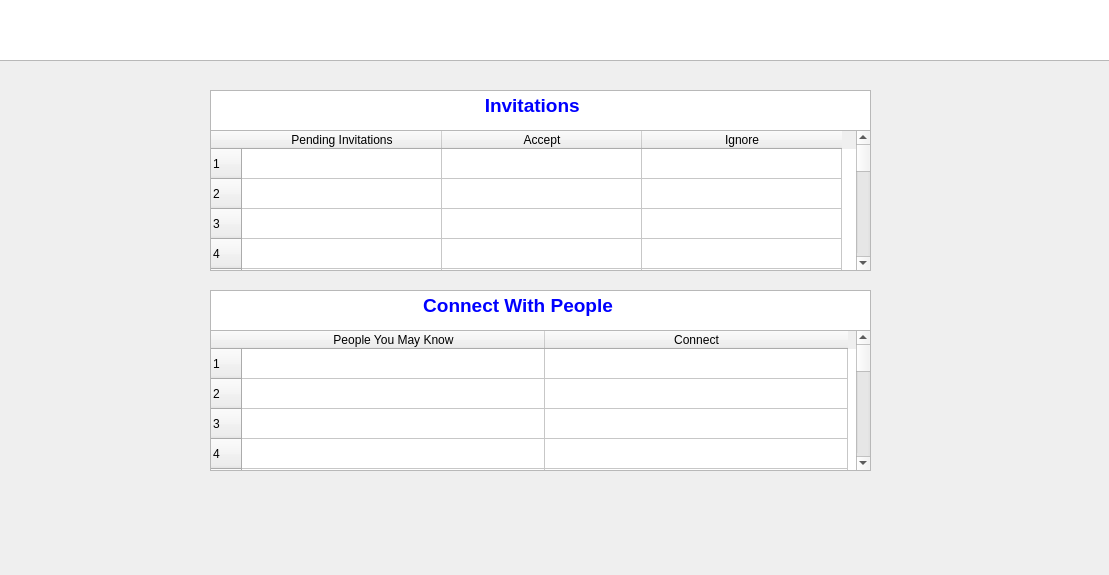
<?xml version="1.0" encoding="UTF-8"?>
<ui version="4.0">
 <class>Dialog</class>
 <widget class="QDialog" name="Dialog">
  <property name="geometry">
   <rect>
    <x>0</x>
    <y>0</y>
    <width>1109</width>
    <height>575</height>
   </rect>
  </property>
  <property name="windowTitle">
   <string>Dialog</string>
  </property>
  <widget class="QGraphicsView" name="graphicsView">
   <property name="geometry">
    <rect>
     <x>-90</x>
     <y>-90</y>
     <width>1361</width>
     <height>151</height>
    </rect>
   </property>
  </widget>
  <widget class="QLabel" name="label">
   <property name="geometry">
    <rect>
     <x>60</x>
     <y>-5</y>
     <width>101</width>
     <height>71</height>
    </rect>
   </property>
   <property name="styleSheet">
    <string notr="true">image: url(:/newPrefix/homelinkedin.jpg);</string>
   </property>
   <property name="text">
    <string/>
   </property>
  </widget>
  <widget class="QLabel" name="label_2">
   <property name="geometry">
    <rect>
     <x>350</x>
     <y>0</y>
     <width>71</width>
     <height>61</height>
    </rect>
   </property>
   <property name="styleSheet">
    <string notr="true">image: url(:/newPrefix/homepic.jpg);</string>
   </property>
   <property name="text">
    <string/>
   </property>
  </widget>
  <widget class="QLabel" name="label_3">
   <property name="geometry">
    <rect>
     <x>510</x>
     <y>0</y>
     <width>91</width>
     <height>61</height>
    </rect>
   </property>
   <property name="styleSheet">
    <string notr="true">image: url(:/newPrefix/networkpic.jpg);</string>
   </property>
   <property name="text">
    <string/>
   </property>
  </widget>
  <widget class="QLabel" name="label_4">
   <property name="geometry">
    <rect>
     <x>680</x>
     <y>0</y>
     <width>91</width>
     <height>61</height>
    </rect>
   </property>
   <property name="styleSheet">
    <string notr="true">image: url(:/newPrefix/messagepic.jpg);</string>
   </property>
   <property name="text">
    <string/>
   </property>
  </widget>
  <widget class="QLabel" name="label_5">
   <property name="geometry">
    <rect>
     <x>860</x>
     <y>0</y>
     <width>81</width>
     <height>61</height>
    </rect>
   </property>
   <property name="styleSheet">
    <string notr="true">image: url(:/newPrefix/profilepic.jpg);</string>
   </property>
   <property name="text">
    <string/>
   </property>
  </widget>
  <widget class="QTableWidget" name="tableWidget">
   <property name="geometry">
    <rect>
     <x>210</x>
     <y>130</y>
     <width>661</width>
     <height>141</height>
    </rect>
   </property>
   <property name="rowCount">
    <number>1000</number>
   </property>
   <attribute name="horizontalHeaderDefaultSectionSize">
    <number>200</number>
   </attribute>
   <row/>
   <row/>
   <row/>
   <row/>
   <row/>
   <row/>
   <row/>
   <row/>
   <row/>
   <row/>
   <row/>
   <row/>
   <row/>
   <row/>
   <row/>
   <row/>
   <row/>
   <row/>
   <row/>
   <row/>
   <row/>
   <row/>
   <row/>
   <row/>
   <row/>
   <row/>
   <row/>
   <row/>
   <row/>
   <row/>
   <row/>
   <row/>
   <row/>
   <row/>
   <row/>
   <row/>
   <row/>
   <row/>
   <row/>
   <row/>
   <row/>
   <row/>
   <row/>
   <row/>
   <row/>
   <row/>
   <row/>
   <row/>
   <row/>
   <row/>
   <row/>
   <row/>
   <row/>
   <row/>
   <row/>
   <row/>
   <row/>
   <row/>
   <row/>
   <row/>
   <row/>
   <row/>
   <row/>
   <row/>
   <row/>
   <row/>
   <row/>
   <row/>
   <row/>
   <row/>
   <row/>
   <row/>
   <row/>
   <row/>
   <row/>
   <row/>
   <row/>
   <row/>
   <row/>
   <row/>
   <row/>
   <row/>
   <row/>
   <row/>
   <row/>
   <row/>
   <row/>
   <row/>
   <row/>
   <row/>
   <row/>
   <row/>
   <row/>
   <row/>
   <row/>
   <row/>
   <row/>
   <row/>
   <row/>
   <row/>
   <row/>
   <row/>
   <row/>
   <row/>
   <row/>
   <row/>
   <row/>
   <row/>
   <row/>
   <row/>
   <row/>
   <row/>
   <row/>
   <row/>
   <row/>
   <row/>
   <row/>
   <row/>
   <row/>
   <row/>
   <row/>
   <row/>
   <row/>
   <row/>
   <row/>
   <row/>
   <row/>
   <row/>
   <row/>
   <row/>
   <row/>
   <row/>
   <row/>
   <row/>
   <row/>
   <row/>
   <row/>
   <row/>
   <row/>
   <row/>
   <row/>
   <row/>
   <row/>
   <row/>
   <row/>
   <row/>
   <row/>
   <row/>
   <row/>
   <row/>
   <row/>
   <row/>
   <row/>
   <row/>
   <row/>
   <row/>
   <row/>
   <row/>
   <row/>
   <row/>
   <row/>
   <row/>
   <row/>
   <row/>
   <row/>
   <row/>
   <row/>
   <row/>
   <row/>
   <row/>
   <row/>
   <row/>
   <row/>
   <row/>
   <row/>
   <row/>
   <row/>
   <row/>
   <row/>
   <row/>
   <row/>
   <row/>
   <row/>
   <row/>
   <row/>
   <row/>
   <row/>
   <row/>
   <row/>
   <row/>
   <row/>
   <row/>
   <row/>
   <row/>
   <row/>
   <row/>
   <row/>
   <row/>
   <row/>
   <row/>
   <row/>
   <row/>
   <row/>
   <row/>
   <row/>
   <row/>
   <row/>
   <row/>
   <row/>
   <row/>
   <row/>
   <row/>
   <row/>
   <row/>
   <row/>
   <row/>
   <row/>
   <row/>
   <row/>
   <row/>
   <row/>
   <row/>
   <row/>
   <row/>
   <row/>
   <row/>
   <row/>
   <row/>
   <row/>
   <row/>
   <row/>
   <row/>
   <row/>
   <row/>
   <row/>
   <row/>
   <row/>
   <row/>
   <row/>
   <row/>
   <row/>
   <row/>
   <row/>
   <row/>
   <row/>
   <row/>
   <row/>
   <row/>
   <row/>
   <row/>
   <row/>
   <row/>
   <row/>
   <row/>
   <row/>
   <row/>
   <row/>
   <row/>
   <row/>
   <row/>
   <row/>
   <row/>
   <row/>
   <row/>
   <row/>
   <row/>
   <row/>
   <row/>
   <row/>
   <row/>
   <row/>
   <row/>
   <row/>
   <row/>
   <row/>
   <row/>
   <row/>
   <row/>
   <row/>
   <row/>
   <row/>
   <row/>
   <row/>
   <row/>
   <row/>
   <row/>
   <row/>
   <row/>
   <row/>
   <row/>
   <row/>
   <row/>
   <row/>
   <row/>
   <row/>
   <row/>
   <row/>
   <row/>
   <row/>
   <row/>
   <row/>
   <row/>
   <row/>
   <row/>
   <row/>
   <row/>
   <row/>
   <row/>
   <row/>
   <row/>
   <row/>
   <row/>
   <row/>
   <row/>
   <row/>
   <row/>
   <row/>
   <row/>
   <row/>
   <row/>
   <row/>
   <row/>
   <row/>
   <row/>
   <row/>
   <row/>
   <row/>
   <row/>
   <row/>
   <row/>
   <row/>
   <row/>
   <row/>
   <row/>
   <row/>
   <row/>
   <row/>
   <row/>
   <row/>
   <row/>
   <row/>
   <row/>
   <row/>
   <row/>
   <row/>
   <row/>
   <row/>
   <row/>
   <row/>
   <row/>
   <row/>
   <row/>
   <row/>
   <row/>
   <row/>
   <row/>
   <row/>
   <row/>
   <row/>
   <row/>
   <row/>
   <row/>
   <row/>
   <row/>
   <row/>
   <row/>
   <row/>
   <row/>
   <row/>
   <row/>
   <row/>
   <row/>
   <row/>
   <row/>
   <row/>
   <row/>
   <row/>
   <row/>
   <row/>
   <row/>
   <row/>
   <row/>
   <row/>
   <row/>
   <row/>
   <row/>
   <row/>
   <row/>
   <row/>
   <row/>
   <row/>
   <row/>
   <row/>
   <row/>
   <row/>
   <row/>
   <row/>
   <row/>
   <row/>
   <row/>
   <row/>
   <row/>
   <row/>
   <row/>
   <row/>
   <row/>
   <row/>
   <row/>
   <row/>
   <row/>
   <row/>
   <row/>
   <row/>
   <row/>
   <row/>
   <row/>
   <row/>
   <row/>
   <row/>
   <row/>
   <row/>
   <row/>
   <row/>
   <row/>
   <row/>
   <row/>
   <row/>
   <row/>
   <row/>
   <row/>
   <row/>
   <row/>
   <row/>
   <row/>
   <row/>
   <row/>
   <row/>
   <row/>
   <row/>
   <row/>
   <row/>
   <row/>
   <row/>
   <row/>
   <row/>
   <row/>
   <row/>
   <row/>
   <row/>
   <row/>
   <row/>
   <row/>
   <row/>
   <row/>
   <row/>
   <row/>
   <row/>
   <row/>
   <row/>
   <row/>
   <row/>
   <row/>
   <row/>
   <row/>
   <row/>
   <row/>
   <row/>
   <row/>
   <row/>
   <row/>
   <row/>
   <row/>
   <row/>
   <row/>
   <row/>
   <row/>
   <row/>
   <row/>
   <row/>
   <row/>
   <row/>
   <row/>
   <row/>
   <row/>
   <row/>
   <row/>
   <row/>
   <row/>
   <row/>
   <row/>
   <row/>
   <row/>
   <row/>
   <row/>
   <row/>
   <row/>
   <row/>
   <row/>
   <row/>
   <row/>
   <row/>
   <row/>
   <row/>
   <row/>
   <row/>
   <row/>
   <row/>
   <row/>
   <row/>
   <row/>
   <row/>
   <row/>
   <row/>
   <row/>
   <row/>
   <row/>
   <row/>
   <row/>
   <row/>
   <row/>
   <row/>
   <row/>
   <row/>
   <row/>
   <row/>
   <row/>
   <row/>
   <row/>
   <row/>
   <row/>
   <row/>
   <row/>
   <row/>
   <row/>
   <row/>
   <row/>
   <row/>
   <row/>
   <row/>
   <row/>
   <row/>
   <row/>
   <row/>
   <row/>
   <row/>
   <row/>
   <row/>
   <row/>
   <row/>
   <row/>
   <row/>
   <row/>
   <row/>
   <row/>
   <row/>
   <row/>
   <row/>
   <row/>
   <row/>
   <row/>
   <row/>
   <row/>
   <row/>
   <row/>
   <row/>
   <row/>
   <row/>
   <row/>
   <row/>
   <row/>
   <row/>
   <row/>
   <row/>
   <row/>
   <row/>
   <row/>
   <row/>
   <row/>
   <row/>
   <row/>
   <row/>
   <row/>
   <row/>
   <row/>
   <row/>
   <row/>
   <row/>
   <row/>
   <row/>
   <row/>
   <row/>
   <row/>
   <row/>
   <row/>
   <row/>
   <row/>
   <row/>
   <row/>
   <row/>
   <row/>
   <row/>
   <row/>
   <row/>
   <row/>
   <row/>
   <row/>
   <row/>
   <row/>
   <row/>
   <row/>
   <row/>
   <row/>
   <row/>
   <row/>
   <row/>
   <row/>
   <row/>
   <row/>
   <row/>
   <row/>
   <row/>
   <row/>
   <row/>
   <row/>
   <row/>
   <row/>
   <row/>
   <row/>
   <row/>
   <row/>
   <row/>
   <row/>
   <row/>
   <row/>
   <row/>
   <row/>
   <row/>
   <row/>
   <row/>
   <row/>
   <row/>
   <row/>
   <row/>
   <row/>
   <row/>
   <row/>
   <row/>
   <row/>
   <row/>
   <row/>
   <row/>
   <row/>
   <row/>
   <row/>
   <row/>
   <row/>
   <row/>
   <row/>
   <row/>
   <row/>
   <row/>
   <row/>
   <row/>
   <row/>
   <row/>
   <row/>
   <row/>
   <row/>
   <row/>
   <row/>
   <row/>
   <row/>
   <row/>
   <row/>
   <row/>
   <row/>
   <row/>
   <row/>
   <row/>
   <row/>
   <row/>
   <row/>
   <row/>
   <row/>
   <row/>
   <row/>
   <row/>
   <row/>
   <row/>
   <row/>
   <row/>
   <row/>
   <row/>
   <row/>
   <row/>
   <row/>
   <row/>
   <row/>
   <row/>
   <row/>
   <row/>
   <row/>
   <row/>
   <row/>
   <row/>
   <row/>
   <row/>
   <row/>
   <row/>
   <row/>
   <row/>
   <row/>
   <row/>
   <row/>
   <row/>
   <row/>
   <row/>
   <row/>
   <row/>
   <row/>
   <row/>
   <row/>
   <row/>
   <row/>
   <row/>
   <row/>
   <row/>
   <row/>
   <row/>
   <row/>
   <row/>
   <row/>
   <row/>
   <row/>
   <row/>
   <row/>
   <row/>
   <row/>
   <row/>
   <row/>
   <row/>
   <row/>
   <row/>
   <row/>
   <row/>
   <row/>
   <row/>
   <row/>
   <row/>
   <row/>
   <row/>
   <row/>
   <row/>
   <row/>
   <row/>
   <row/>
   <row/>
   <row/>
   <row/>
   <row/>
   <row/>
   <row/>
   <row/>
   <row/>
   <row/>
   <row/>
   <row/>
   <row/>
   <row/>
   <row/>
   <row/>
   <row/>
   <row/>
   <row/>
   <row/>
   <row/>
   <row/>
   <row/>
   <row/>
   <row/>
   <row/>
   <row/>
   <row/>
   <row/>
   <row/>
   <row/>
   <row/>
   <row/>
   <row/>
   <row/>
   <row/>
   <row/>
   <row/>
   <row/>
   <row/>
   <row/>
   <row/>
   <row/>
   <row/>
   <row/>
   <row/>
   <row/>
   <row/>
   <row/>
   <row/>
   <row/>
   <row/>
   <row/>
   <row/>
   <row/>
   <row/>
   <row/>
   <row/>
   <row/>
   <row/>
   <row/>
   <row/>
   <row/>
   <row/>
   <row/>
   <row/>
   <row/>
   <row/>
   <row/>
   <row/>
   <row/>
   <row/>
   <row/>
   <row/>
   <row/>
   <row/>
   <row/>
   <row/>
   <row/>
   <row/>
   <row/>
   <row/>
   <row/>
   <row/>
   <row/>
   <row/>
   <row/>
   <row/>
   <row/>
   <row/>
   <row/>
   <row/>
   <row/>
   <row/>
   <row/>
   <row/>
   <row/>
   <row/>
   <row/>
   <row/>
   <row/>
   <row/>
   <row/>
   <row/>
   <row/>
   <row/>
   <row/>
   <row/>
   <row/>
   <row/>
   <row/>
   <row/>
   <row/>
   <row/>
   <row/>
   <row/>
   <row/>
   <row/>
   <row/>
   <row/>
   <row/>
   <row/>
   <row/>
   <row/>
   <row/>
   <row/>
   <row/>
   <row/>
   <row/>
   <row/>
   <row/>
   <row/>
   <row/>
   <row/>
   <row/>
   <row/>
   <row/>
   <row/>
   <row/>
   <row/>
   <row/>
   <row/>
   <row/>
   <row/>
   <row/>
   <row/>
   <row/>
   <row/>
   <row/>
   <row/>
   <row/>
   <row/>
   <row/>
   <row/>
   <row/>
   <row/>
   <row/>
   <row/>
   <row/>
   <row/>
   <row/>
   <row/>
   <row/>
   <row/>
   <row/>
   <row/>
   <row/>
   <row/>
   <row/>
   <row/>
   <row/>
   <row/>
   <row/>
   <row/>
   <row/>
   <row/>
   <row/>
   <row/>
   <row/>
   <row/>
   <row/>
   <row/>
   <row/>
   <row/>
   <row/>
   <row/>
   <row/>
   <row/>
   <row/>
   <row/>
   <row/>
   <row/>
   <row/>
   <row/>
   <row/>
   <row/>
   <row/>
   <row/>
   <row/>
   <row/>
   <row/>
   <row/>
   <row/>
   <row/>
   <row/>
   <row/>
   <row/>
   <row/>
   <row/>
   <row/>
   <row/>
   <row/>
   <row/>
   <row/>
   <row/>
   <row/>
   <row/>
   <row/>
   <row/>
   <row/>
   <row/>
   <row/>
   <row/>
   <row/>
   <row/>
   <row/>
   <row/>
   <row/>
   <row/>
   <row/>
   <row/>
   <row/>
   <row/>
   <row/>
   <row/>
   <row/>
   <row/>
   <row/>
   <row/>
   <row/>
   <row/>
   <row/>
   <row/>
   <row/>
   <row/>
   <column>
    <property name="text">
     <string>Pending Invitations</string>
    </property>
   </column>
   <column>
    <property name="text">
     <string>Accept</string>
    </property>
   </column>
   <column>
    <property name="text">
     <string>Ignore</string>
    </property>
   </column>
  </widget>
  <widget class="QGraphicsView" name="graphicsView_2">
   <property name="geometry">
    <rect>
     <x>210</x>
     <y>90</y>
     <width>661</width>
     <height>41</height>
    </rect>
   </property>
  </widget>
  <widget class="QLabel" name="label_6">
   <property name="geometry">
    <rect>
     <x>390</x>
     <y>90</y>
     <width>331</width>
     <height>31</height>
    </rect>
   </property>
   <property name="font">
    <font>
     <pointsize>14</pointsize>
     <weight>75</weight>
     <bold>true</bold>
    </font>
   </property>
   <property name="styleSheet">
    <string notr="true">color: rgb(0, 0, 255);</string>
   </property>
   <property name="text">
    <string>                  Invitations</string>
   </property>
  </widget>
  <widget class="QGraphicsView" name="graphicsView_3">
   <property name="geometry">
    <rect>
     <x>210</x>
     <y>290</y>
     <width>661</width>
     <height>41</height>
    </rect>
   </property>
  </widget>
  <widget class="QLabel" name="label_7">
   <property name="geometry">
    <rect>
     <x>360</x>
     <y>290</y>
     <width>331</width>
     <height>31</height>
    </rect>
   </property>
   <property name="font">
    <font>
     <pointsize>14</pointsize>
     <weight>75</weight>
     <bold>true</bold>
    </font>
   </property>
   <property name="styleSheet">
    <string notr="true">color: rgb(0, 0, 255);</string>
   </property>
   <property name="text">
    <string>            Connect With People</string>
   </property>
  </widget>
  <widget class="QTableWidget" name="tableWidget_2">
   <property name="geometry">
    <rect>
     <x>210</x>
     <y>330</y>
     <width>661</width>
     <height>141</height>
    </rect>
   </property>
   <property name="rowCount">
    <number>1000</number>
   </property>
   <attribute name="horizontalHeaderDefaultSectionSize">
    <number>303</number>
   </attribute>
   <row/>
   <row/>
   <row/>
   <row/>
   <row/>
   <row/>
   <row/>
   <row/>
   <row/>
   <row/>
   <row/>
   <row/>
   <row/>
   <row/>
   <row/>
   <row/>
   <row/>
   <row/>
   <row/>
   <row/>
   <row/>
   <row/>
   <row/>
   <row/>
   <row/>
   <row/>
   <row/>
   <row/>
   <row/>
   <row/>
   <row/>
   <row/>
   <row/>
   <row/>
   <row/>
   <row/>
   <row/>
   <row/>
   <row/>
   <row/>
   <row/>
   <row/>
   <row/>
   <row/>
   <row/>
   <row/>
   <row/>
   <row/>
   <row/>
   <row/>
   <row/>
   <row/>
   <row/>
   <row/>
   <row/>
   <row/>
   <row/>
   <row/>
   <row/>
   <row/>
   <row/>
   <row/>
   <row/>
   <row/>
   <row/>
   <row/>
   <row/>
   <row/>
   <row/>
   <row/>
   <row/>
   <row/>
   <row/>
   <row/>
   <row/>
   <row/>
   <row/>
   <row/>
   <row/>
   <row/>
   <row/>
   <row/>
   <row/>
   <row/>
   <row/>
   <row/>
   <row/>
   <row/>
   <row/>
   <row/>
   <row/>
   <row/>
   <row/>
   <row/>
   <row/>
   <row/>
   <row/>
   <row/>
   <row/>
   <row/>
   <row/>
   <row/>
   <row/>
   <row/>
   <row/>
   <row/>
   <row/>
   <row/>
   <row/>
   <row/>
   <row/>
   <row/>
   <row/>
   <row/>
   <row/>
   <row/>
   <row/>
   <row/>
   <row/>
   <row/>
   <row/>
   <row/>
   <row/>
   <row/>
   <row/>
   <row/>
   <row/>
   <row/>
   <row/>
   <row/>
   <row/>
   <row/>
   <row/>
   <row/>
   <row/>
   <row/>
   <row/>
   <row/>
   <row/>
   <row/>
   <row/>
   <row/>
   <row/>
   <row/>
   <row/>
   <row/>
   <row/>
   <row/>
   <row/>
   <row/>
   <row/>
   <row/>
   <row/>
   <row/>
   <row/>
   <row/>
   <row/>
   <row/>
   <row/>
   <row/>
   <row/>
   <row/>
   <row/>
   <row/>
   <row/>
   <row/>
   <row/>
   <row/>
   <row/>
   <row/>
   <row/>
   <row/>
   <row/>
   <row/>
   <row/>
   <row/>
   <row/>
   <row/>
   <row/>
   <row/>
   <row/>
   <row/>
   <row/>
   <row/>
   <row/>
   <row/>
   <row/>
   <row/>
   <row/>
   <row/>
   <row/>
   <row/>
   <row/>
   <row/>
   <row/>
   <row/>
   <row/>
   <row/>
   <row/>
   <row/>
   <row/>
   <row/>
   <row/>
   <row/>
   <row/>
   <row/>
   <row/>
   <row/>
   <row/>
   <row/>
   <row/>
   <row/>
   <row/>
   <row/>
   <row/>
   <row/>
   <row/>
   <row/>
   <row/>
   <row/>
   <row/>
   <row/>
   <row/>
   <row/>
   <row/>
   <row/>
   <row/>
   <row/>
   <row/>
   <row/>
   <row/>
   <row/>
   <row/>
   <row/>
   <row/>
   <row/>
   <row/>
   <row/>
   <row/>
   <row/>
   <row/>
   <row/>
   <row/>
   <row/>
   <row/>
   <row/>
   <row/>
   <row/>
   <row/>
   <row/>
   <row/>
   <row/>
   <row/>
   <row/>
   <row/>
   <row/>
   <row/>
   <row/>
   <row/>
   <row/>
   <row/>
   <row/>
   <row/>
   <row/>
   <row/>
   <row/>
   <row/>
   <row/>
   <row/>
   <row/>
   <row/>
   <row/>
   <row/>
   <row/>
   <row/>
   <row/>
   <row/>
   <row/>
   <row/>
   <row/>
   <row/>
   <row/>
   <row/>
   <row/>
   <row/>
   <row/>
   <row/>
   <row/>
   <row/>
   <row/>
   <row/>
   <row/>
   <row/>
   <row/>
   <row/>
   <row/>
   <row/>
   <row/>
   <row/>
   <row/>
   <row/>
   <row/>
   <row/>
   <row/>
   <row/>
   <row/>
   <row/>
   <row/>
   <row/>
   <row/>
   <row/>
   <row/>
   <row/>
   <row/>
   <row/>
   <row/>
   <row/>
   <row/>
   <row/>
   <row/>
   <row/>
   <row/>
   <row/>
   <row/>
   <row/>
   <row/>
   <row/>
   <row/>
   <row/>
   <row/>
   <row/>
   <row/>
   <row/>
   <row/>
   <row/>
   <row/>
   <row/>
   <row/>
   <row/>
   <row/>
   <row/>
   <row/>
   <row/>
   <row/>
   <row/>
   <row/>
   <row/>
   <row/>
   <row/>
   <row/>
   <row/>
   <row/>
   <row/>
   <row/>
   <row/>
   <row/>
   <row/>
   <row/>
   <row/>
   <row/>
   <row/>
   <row/>
   <row/>
   <row/>
   <row/>
   <row/>
   <row/>
   <row/>
   <row/>
   <row/>
   <row/>
   <row/>
   <row/>
   <row/>
   <row/>
   <row/>
   <row/>
   <row/>
   <row/>
   <row/>
   <row/>
   <row/>
   <row/>
   <row/>
   <row/>
   <row/>
   <row/>
   <row/>
   <row/>
   <row/>
   <row/>
   <row/>
   <row/>
   <row/>
   <row/>
   <row/>
   <row/>
   <row/>
   <row/>
   <row/>
   <row/>
   <row/>
   <row/>
   <row/>
   <row/>
   <row/>
   <row/>
   <row/>
   <row/>
   <row/>
   <row/>
   <row/>
   <row/>
   <row/>
   <row/>
   <row/>
   <row/>
   <row/>
   <row/>
   <row/>
   <row/>
   <row/>
   <row/>
   <row/>
   <row/>
   <row/>
   <row/>
   <row/>
   <row/>
   <row/>
   <row/>
   <row/>
   <row/>
   <row/>
   <row/>
   <row/>
   <row/>
   <row/>
   <row/>
   <row/>
   <row/>
   <row/>
   <row/>
   <row/>
   <row/>
   <row/>
   <row/>
   <row/>
   <row/>
   <row/>
   <row/>
   <row/>
   <row/>
   <row/>
   <row/>
   <row/>
   <row/>
   <row/>
   <row/>
   <row/>
   <row/>
   <row/>
   <row/>
   <row/>
   <row/>
   <row/>
   <row/>
   <row/>
   <row/>
   <row/>
   <row/>
   <row/>
   <row/>
   <row/>
   <row/>
   <row/>
   <row/>
   <row/>
   <row/>
   <row/>
   <row/>
   <row/>
   <row/>
   <row/>
   <row/>
   <row/>
   <row/>
   <row/>
   <row/>
   <row/>
   <row/>
   <row/>
   <row/>
   <row/>
   <row/>
   <row/>
   <row/>
   <row/>
   <row/>
   <row/>
   <row/>
   <row/>
   <row/>
   <row/>
   <row/>
   <row/>
   <row/>
   <row/>
   <row/>
   <row/>
   <row/>
   <row/>
   <row/>
   <row/>
   <row/>
   <row/>
   <row/>
   <row/>
   <row/>
   <row/>
   <row/>
   <row/>
   <row/>
   <row/>
   <row/>
   <row/>
   <row/>
   <row/>
   <row/>
   <row/>
   <row/>
   <row/>
   <row/>
   <row/>
   <row/>
   <row/>
   <row/>
   <row/>
   <row/>
   <row/>
   <row/>
   <row/>
   <row/>
   <row/>
   <row/>
   <row/>
   <row/>
   <row/>
   <row/>
   <row/>
   <row/>
   <row/>
   <row/>
   <row/>
   <row/>
   <row/>
   <row/>
   <row/>
   <row/>
   <row/>
   <row/>
   <row/>
   <row/>
   <row/>
   <row/>
   <row/>
   <row/>
   <row/>
   <row/>
   <row/>
   <row/>
   <row/>
   <row/>
   <row/>
   <row/>
   <row/>
   <row/>
   <row/>
   <row/>
   <row/>
   <row/>
   <row/>
   <row/>
   <row/>
   <row/>
   <row/>
   <row/>
   <row/>
   <row/>
   <row/>
   <row/>
   <row/>
   <row/>
   <row/>
   <row/>
   <row/>
   <row/>
   <row/>
   <row/>
   <row/>
   <row/>
   <row/>
   <row/>
   <row/>
   <row/>
   <row/>
   <row/>
   <row/>
   <row/>
   <row/>
   <row/>
   <row/>
   <row/>
   <row/>
   <row/>
   <row/>
   <row/>
   <row/>
   <row/>
   <row/>
   <row/>
   <row/>
   <row/>
   <row/>
   <row/>
   <row/>
   <row/>
   <row/>
   <row/>
   <row/>
   <row/>
   <row/>
   <row/>
   <row/>
   <row/>
   <row/>
   <row/>
   <row/>
   <row/>
   <row/>
   <row/>
   <row/>
   <row/>
   <row/>
   <row/>
   <row/>
   <row/>
   <row/>
   <row/>
   <row/>
   <row/>
   <row/>
   <row/>
   <row/>
   <row/>
   <row/>
   <row/>
   <row/>
   <row/>
   <row/>
   <row/>
   <row/>
   <row/>
   <row/>
   <row/>
   <row/>
   <row/>
   <row/>
   <row/>
   <row/>
   <row/>
   <row/>
   <row/>
   <row/>
   <row/>
   <row/>
   <row/>
   <row/>
   <row/>
   <row/>
   <row/>
   <row/>
   <row/>
   <row/>
   <row/>
   <row/>
   <row/>
   <row/>
   <row/>
   <row/>
   <row/>
   <row/>
   <row/>
   <row/>
   <row/>
   <row/>
   <row/>
   <row/>
   <row/>
   <row/>
   <row/>
   <row/>
   <row/>
   <row/>
   <row/>
   <row/>
   <row/>
   <row/>
   <row/>
   <row/>
   <row/>
   <row/>
   <row/>
   <row/>
   <row/>
   <row/>
   <row/>
   <row/>
   <row/>
   <row/>
   <row/>
   <row/>
   <row/>
   <row/>
   <row/>
   <row/>
   <row/>
   <row/>
   <row/>
   <row/>
   <row/>
   <row/>
   <row/>
   <row/>
   <row/>
   <row/>
   <row/>
   <row/>
   <row/>
   <row/>
   <row/>
   <row/>
   <row/>
   <row/>
   <row/>
   <row/>
   <row/>
   <row/>
   <row/>
   <row/>
   <row/>
   <row/>
   <row/>
   <row/>
   <row/>
   <row/>
   <row/>
   <row/>
   <row/>
   <row/>
   <row/>
   <row/>
   <row/>
   <row/>
   <row/>
   <row/>
   <row/>
   <row/>
   <row/>
   <row/>
   <row/>
   <row/>
   <row/>
   <row/>
   <row/>
   <row/>
   <row/>
   <row/>
   <row/>
   <row/>
   <row/>
   <row/>
   <row/>
   <row/>
   <row/>
   <row/>
   <row/>
   <row/>
   <row/>
   <row/>
   <row/>
   <row/>
   <row/>
   <row/>
   <row/>
   <row/>
   <row/>
   <row/>
   <row/>
   <row/>
   <row/>
   <row/>
   <row/>
   <row/>
   <row/>
   <row/>
   <row/>
   <row/>
   <row/>
   <row/>
   <row/>
   <row/>
   <row/>
   <row/>
   <row/>
   <row/>
   <row/>
   <row/>
   <row/>
   <row/>
   <row/>
   <row/>
   <row/>
   <row/>
   <row/>
   <row/>
   <row/>
   <row/>
   <row/>
   <row/>
   <row/>
   <row/>
   <row/>
   <row/>
   <row/>
   <row/>
   <row/>
   <row/>
   <row/>
   <row/>
   <row/>
   <row/>
   <row/>
   <row/>
   <row/>
   <row/>
   <row/>
   <row/>
   <row/>
   <row/>
   <row/>
   <row/>
   <row/>
   <row/>
   <row/>
   <row/>
   <row/>
   <row/>
   <row/>
   <row/>
   <row/>
   <row/>
   <row/>
   <row/>
   <row/>
   <row/>
   <row/>
   <row/>
   <row/>
   <row/>
   <row/>
   <row/>
   <row/>
   <row/>
   <row/>
   <row/>
   <row/>
   <row/>
   <row/>
   <row/>
   <row/>
   <row/>
   <row/>
   <row/>
   <row/>
   <row/>
   <row/>
   <row/>
   <row/>
   <row/>
   <row/>
   <row/>
   <row/>
   <row/>
   <row/>
   <row/>
   <row/>
   <row/>
   <row/>
   <row/>
   <row/>
   <row/>
   <row/>
   <row/>
   <row/>
   <row/>
   <row/>
   <row/>
   <row/>
   <row/>
   <row/>
   <row/>
   <row/>
   <row/>
   <row/>
   <row/>
   <row/>
   <row/>
   <row/>
   <row/>
   <row/>
   <row/>
   <row/>
   <row/>
   <row/>
   <row/>
   <row/>
   <row/>
   <row/>
   <row/>
   <row/>
   <row/>
   <row/>
   <row/>
   <row/>
   <row/>
   <row/>
   <row/>
   <row/>
   <row/>
   <row/>
   <row/>
   <row/>
   <row/>
   <row/>
   <row/>
   <row/>
   <row/>
   <row/>
   <row/>
   <row/>
   <row/>
   <row/>
   <row/>
   <row/>
   <row/>
   <row/>
   <row/>
   <row/>
   <row/>
   <row/>
   <row/>
   <row/>
   <row/>
   <row/>
   <row/>
   <row/>
   <row/>
   <row/>
   <row/>
   <row/>
   <row/>
   <row/>
   <row/>
   <row/>
   <row/>
   <row/>
   <row/>
   <row/>
   <row/>
   <row/>
   <row/>
   <row/>
   <row/>
   <row/>
   <row/>
   <row/>
   <row/>
   <row/>
   <row/>
   <row/>
   <row/>
   <row/>
   <row/>
   <row/>
   <row/>
   <row/>
   <row/>
   <row/>
   <row/>
   <column>
    <property name="text">
     <string>People You May Know</string>
    </property>
   </column>
   <column>
    <property name="text">
     <string>Connect</string>
    </property>
   </column>
  </widget>
 </widget>
 <resources>
  <include location="homelinkedin.qrc"/>
  <include location="profilepic.qrc"/>
  <include location="messagepic.qrc"/>
  <include location="networkpic.qrc"/>
  <include location="homepage.qrc"/>
 </resources>
 <connections/>
</ui>
